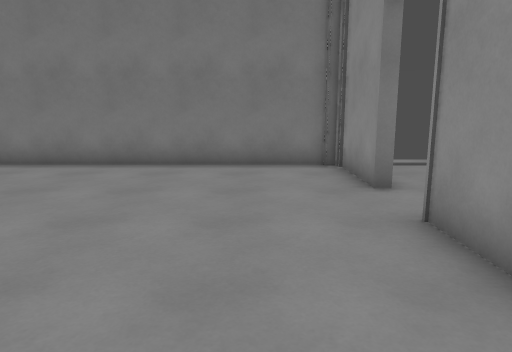
View 1 (above)

24 first-person views from a walk through a 3-D level made in the Godot game engine. The camera is 1.5 m above the floor, tilts 10° down and sees 70° across. The floor is counted in squares, 1 m on a side. Each view is taken from the middle of a square. On the plan, view 1 faces up. The plan holds only what a view shows up to about 16 squares ahead; the rest is blank. The place goes on beyond the plan.

View 2
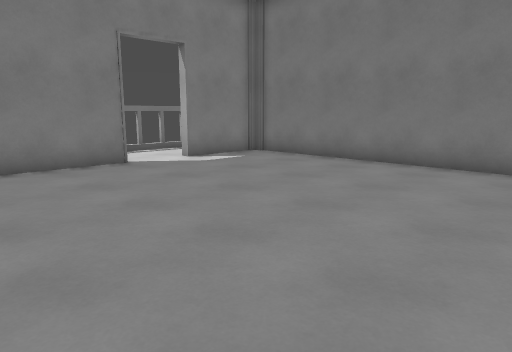

View 3
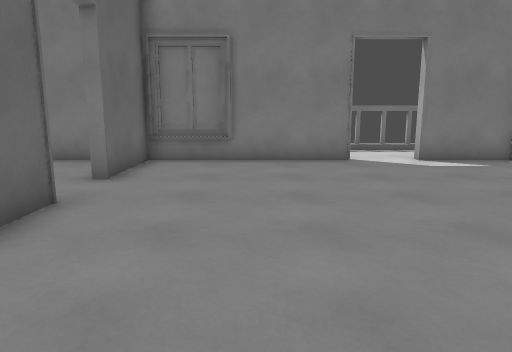

View 4
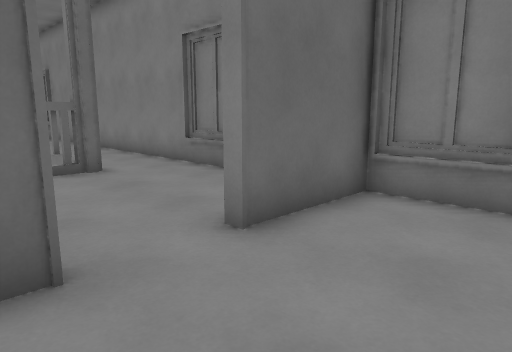

View 5
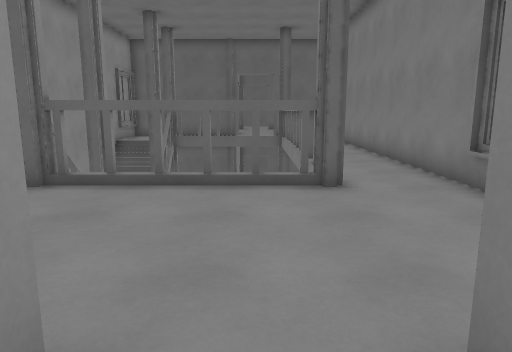

View 6
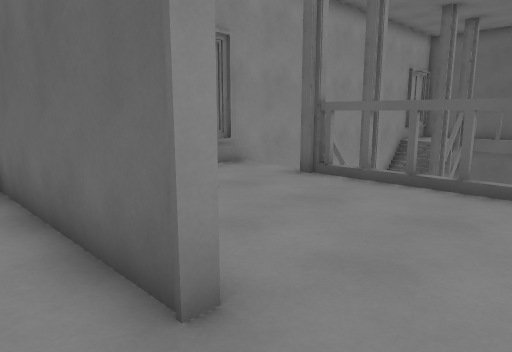

View 7
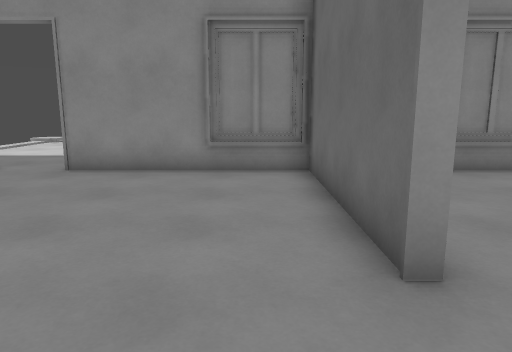

View 8
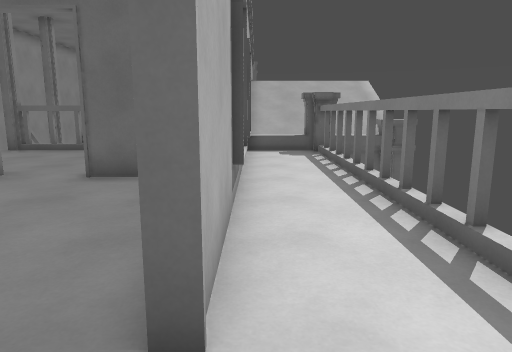

View 9
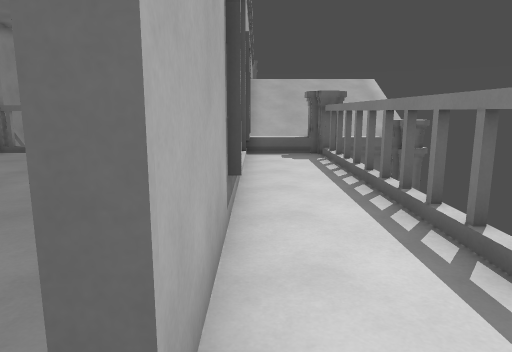

View 10
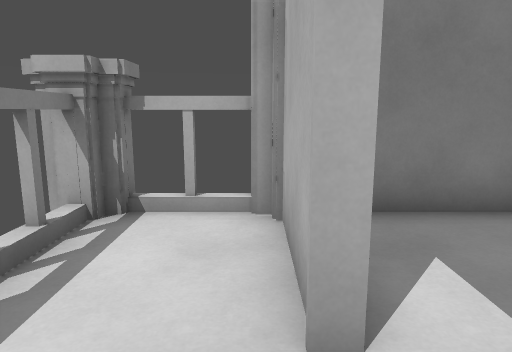

View 11
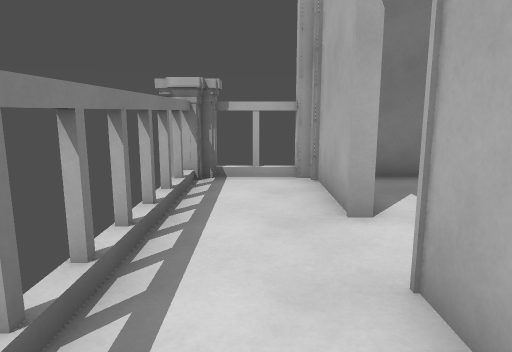

View 12
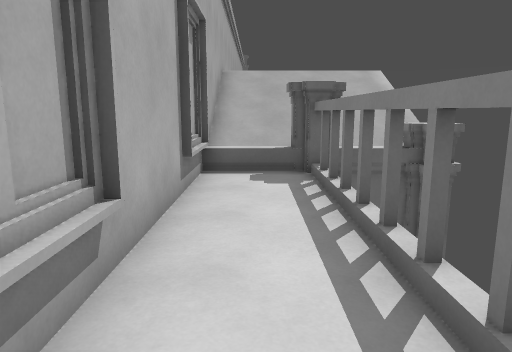

View 13
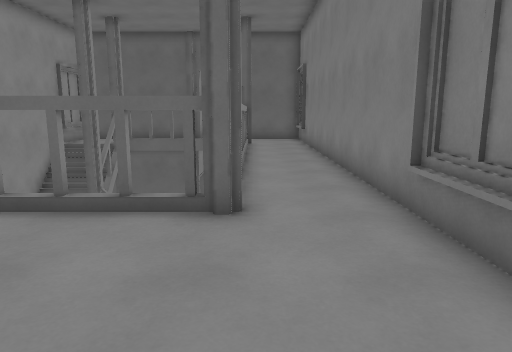

View 14
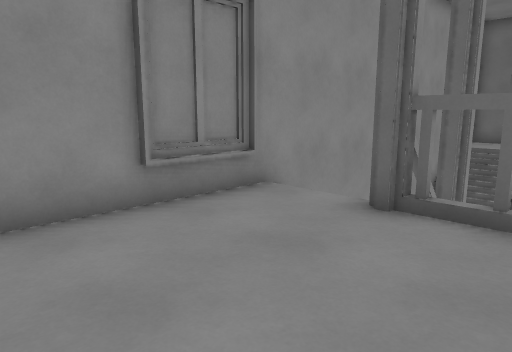

View 15
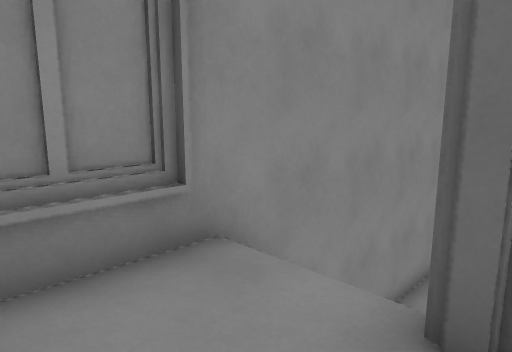

View 16
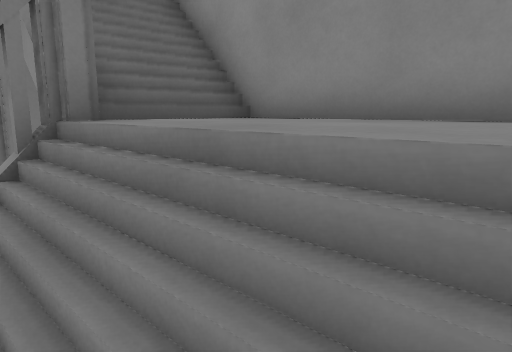

View 17
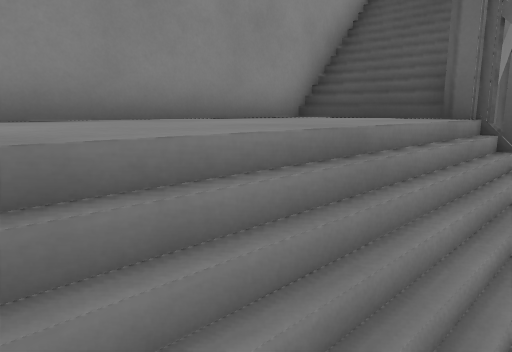

View 18
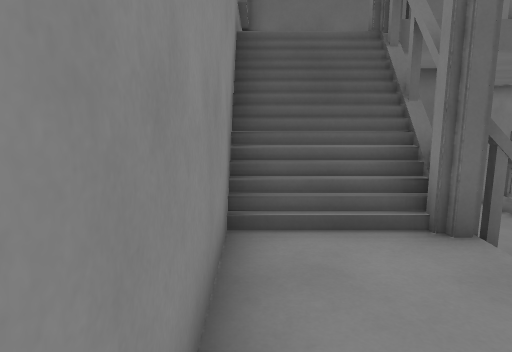

View 19
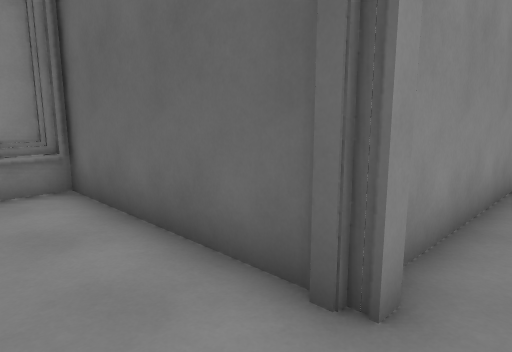

View 20
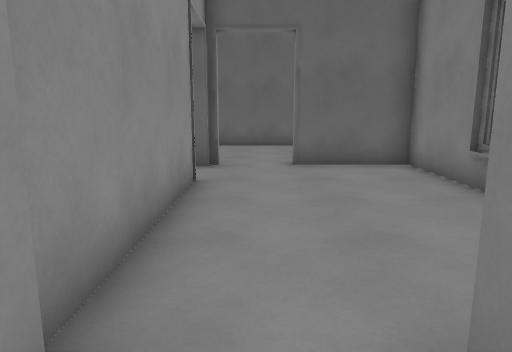

View 21
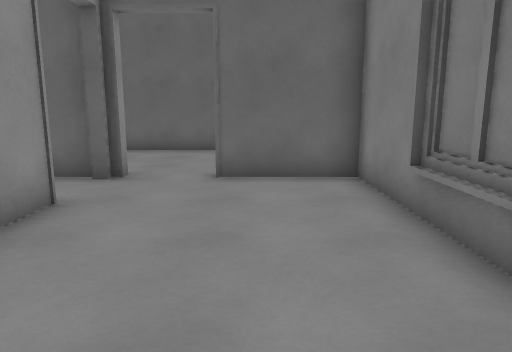

View 22
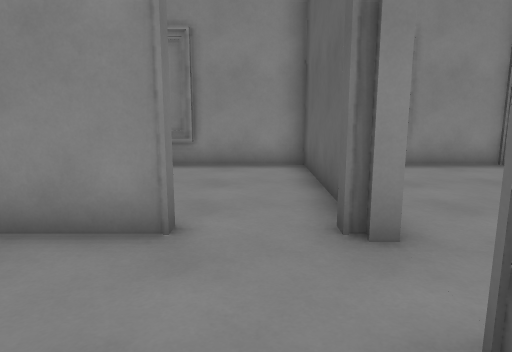

View 23
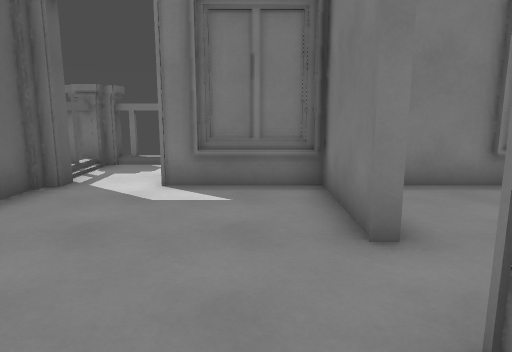

View 24
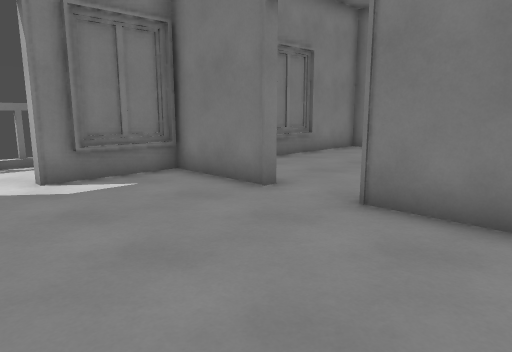

### Floor plan
Key: @ floor where view 1 was taken; # wall or solid block; x gap in a wall; . main floor; - floor 3 m lower than the main floor; / step, stairs or slope; ^ raised ledge.
Columns run from 15 left of view 1 to 9 right of it. Each row starts with its distance up from view 1.
 11    ###############
 10   ##.##..........##.. ...
  9   #...#...........#......
  8   #...#...........#.....
  7   #....................
  6   #..................
  5   #................
  4   #...#...........#
  3   #...#...........#
  2   #...#...........#
  1   #..##..........##
  0   #..##........@.##
 -1   #..####...#######
 -2   #...#.........  #
 -3   #...#...........#
 -4   #...#...........#
 -5   #..##..........##
 -6   #..##..........##
 -7 ^^##^##.......x#.#
 -8 ^^##^#...#     x//#
 -9 ^^^^^#...       //#
-10 ^^ ^^#...     x#//#
-11      #...    ///--#
-12      #...    //---#
-13      #...    //---#
-14      #...    //---#
-15      #...    //---#
-16      #...     x#--#
-17      #...      x//#
-18      #...      ///#
-19               #///#
-20           . ..  .##
-21           .......##
-22         # ..#######
-23       # ....#
-24       #.....#
-25       #.....#
-26      ##.....#
-27      ##.....#
-28      ##.....# ...##
-29       #...........#
-30       #...........#
-31       ###...#######
-32      ##.......
-33      ##.........
-34   #. ##..........##
-35   #...............#
-36   #........... ...#
-37   ##.##........  ##
-38    #####  ####

Positions as (right, up) in squares from view 1, and headings:
1: (0, 0), facing up
2: (1, 0), facing up-left
3: (2, 2), facing left
4: (-3, 2), facing down-left
5: (-5, 0), facing down
6: (-6, 0), facing down-right
7: (-7, 0), facing right
8: (-10, 7), facing down
9: (-10, 6), facing down
10: (-10, 5), facing up
11: (-11, 2), facing up
12: (-11, 2), facing down
13: (-7, -2), facing down
14: (-3, -2), facing down-right
15: (-1, -5), facing down-right
16: (-2, -15), facing up-right
17: (-2, -11), facing down-right
18: (2, -12), facing down
19: (-5, -20), facing down-right
20: (-5, -21), facing down
21: (-7, -23), facing down
22: (-8, -30), facing right
23: (-2, -33), facing left
24: (-1, -37), facing up-left
